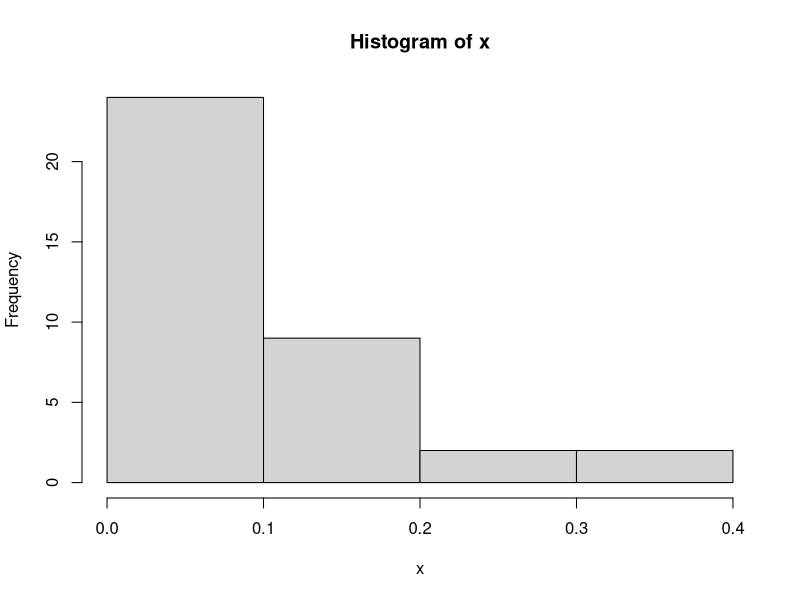
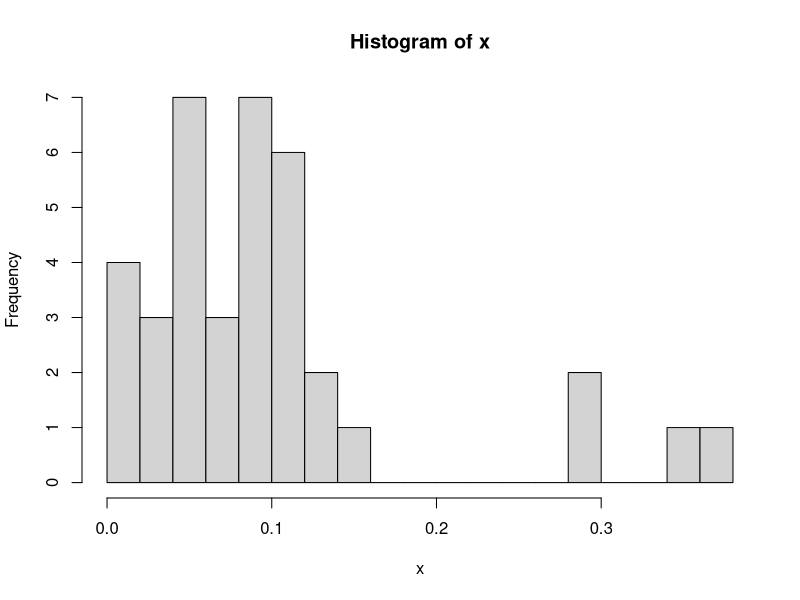
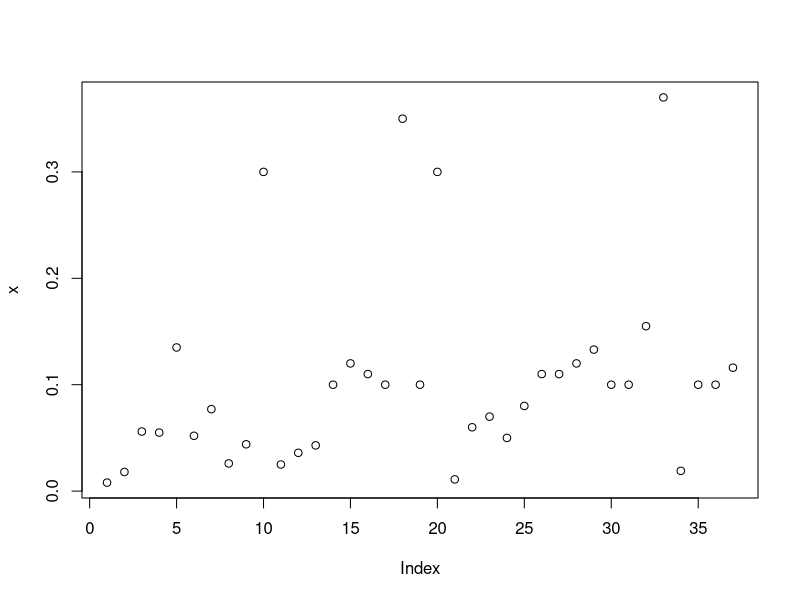
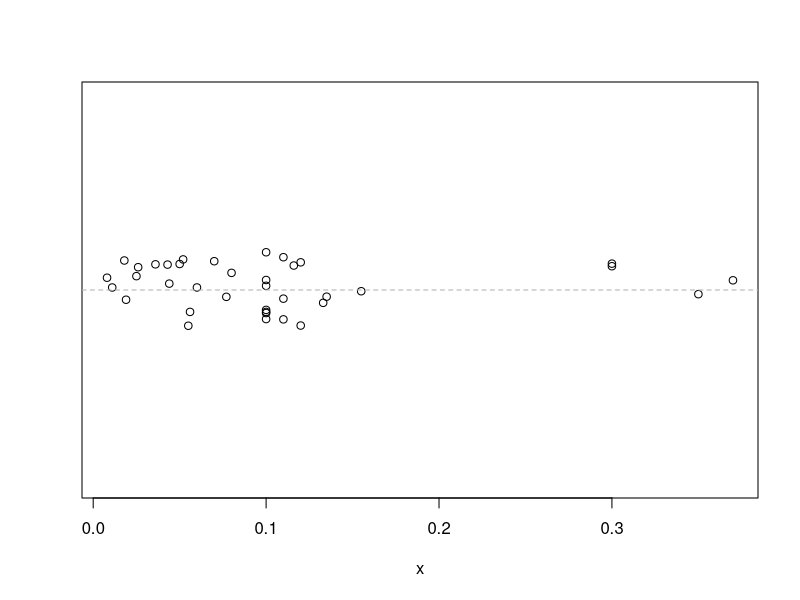
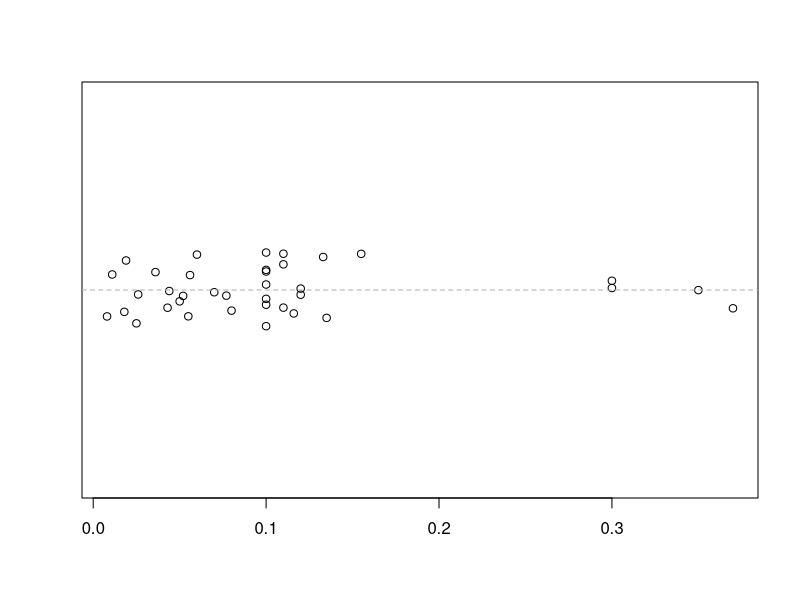
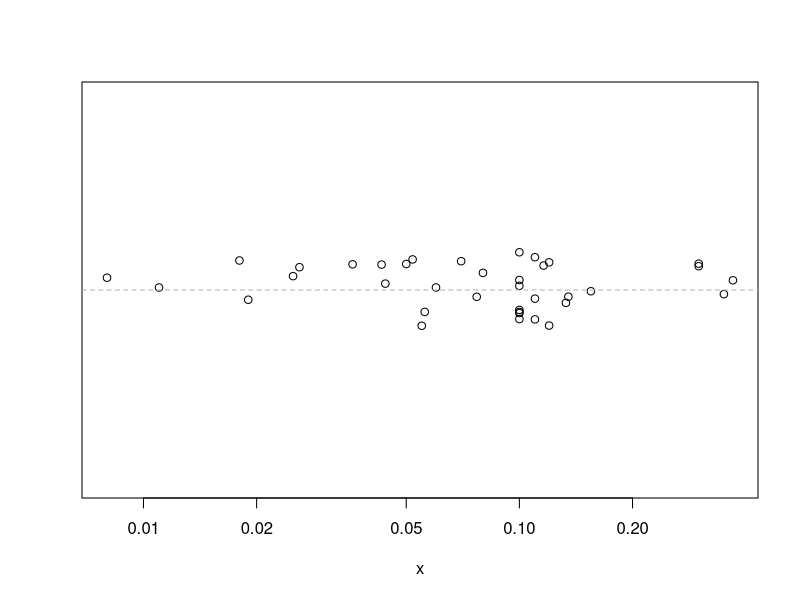
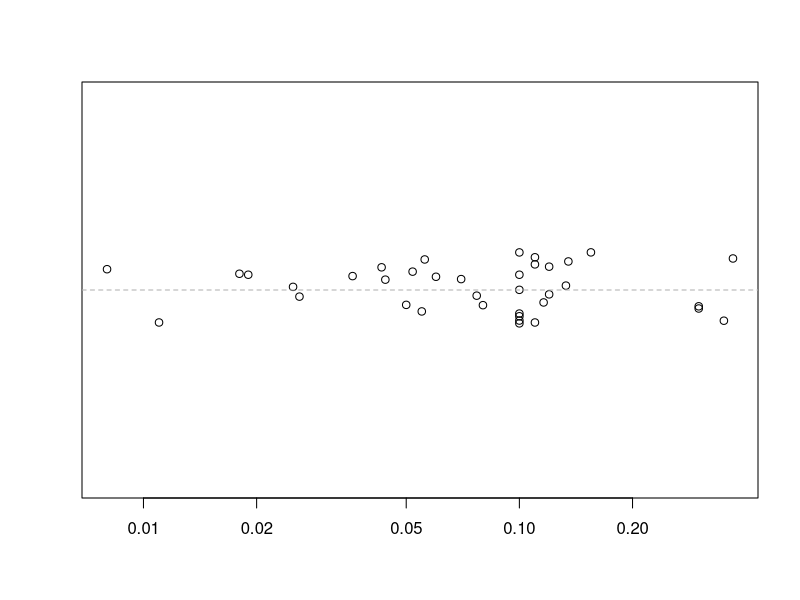
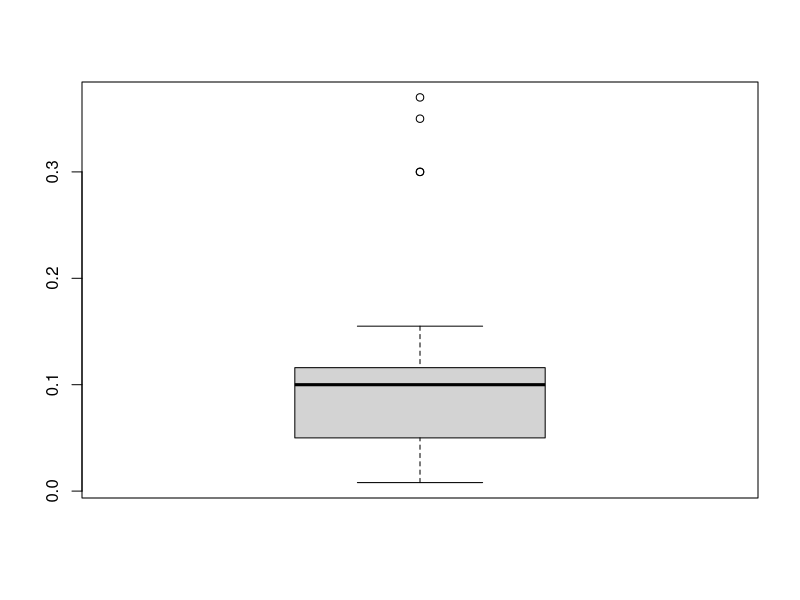

Write the R code that produced these figures, in order.

## ------------------------------------------------------------------------
x <- c(0.008, 0.018, 0.056, 0.055, 0.135,
       0.052, 0.077, 0.026, 0.044, 0.300,
       0.025, 0.036, 0.043, 0.100, 0.120,
       0.110, 0.100, 0.350, 0.100, 0.300,
       0.011, 0.060, 0.070, 0.050, 0.080,
       0.110, 0.110, 0.120, 0.133, 0.100,
       0.100, 0.155, 0.370, 0.019, 0.100,
       0.100, 0.116)

# histograms with different numbers of bins
hist(x,breaks=5)
hist(x,breaks=15)

# plot values by index
plot(x)

# dot plot with jittered y values
#    - runif draws random numbers between 0 and 1
#    - yaxt="n" prevents y-axis from being plotted
#    - ylim changes the limits of the y-axis
#    - ylab="" prevents y label from being plotted
#    - abline(h=0.5) plots a horizontal line at 0.5
y <- runif(length(x))
plot(x,y,ylim=c(-2,3),yaxt="n",ylab="")
abline(h=0.5,lty=2,col="gray70")

# there's also a built-in function to do this, "stripchart"
#     - method="jitter" jitters the values
#     - pch=1 plots circles (the default is pch=0, squares)
#     - I still like to add a horizontal line
stripchart(x,method="jitter",pch=1)
abline(h=1,lty=2,col="gray70")

# the same plot with x-axis on log scale
plot(x,y,ylim=c(-2,3),yaxt="n",ylab="",log="x")
abline(h=0.5,lty=2,col="gray70")

# using "stripchart"
stripchart(x,method="jitter",pch=1,log="x")
abline(h=1,lty=2,col="gray70")

# boxplot
boxplot(x)

# boxplot without the goofy outlier business
boxplot(x,range=0)

# boxplot horizontally
boxplot(x,range=0,horizontal=TRUE)

# boxplot on log scale
boxplot(x,range=0,horizontal=TRUE,log="x")

# boxplot on log scale, blue
boxplot(x,range=0,horizontal=TRUE,log="x",col="blue")

# boxplot on log scale, but not horizontal
boxplot(x,range=0,log="y",col="blue")


## ------------------------------------------------------------------------
x <- seq(2, 40, by=2)
length(x)
x[5]
x[c(1,3,9)]
x[-(1:10)]
x[-5]

z <- c(1, 3, 5, 9)
z
z[2] <- -3
z

y <- c(rep(TRUE,4), rep(FALSE,14), TRUE, TRUE)
length(y)
x[y]

a <- c(rep(c(TRUE, FALSE), 2), NA)
b <- c(rep(c(TRUE, FALSE), c(2,2)), FALSE)
a
b
!a
a & b
a | b
!(a | b)
!a | b

x <- c(1,5,3,NA,9,11,2,3)
x<=5
x>3 & x<11
is.na(x)
x[!is.na(x)]
x[!is.na(x) & x<5]


## ------------------------------------------------------------------------
# variables
letters
LETTERS

x <- c(1,2,3,4)
x
x/2
y <- sqrt(x)
y
x <- rnorm(100)
x
summary(x) 

# user-defined functions
mean(x)
sum(x)/length(x)

myMean <- function(x){
  sum(x)/length(x)
  }

myMean(x)
myMean(y)
myMean(1:100)

# cleaning up
objects()
ls()
rm(y,z)
ls()

# end session
# q()


